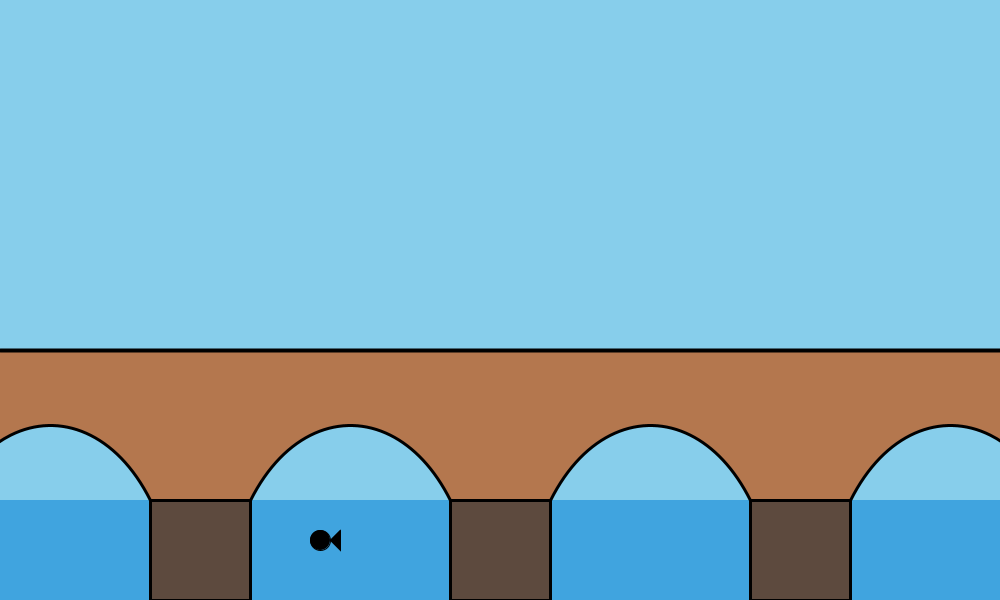
Frame 1 (no input)
Frame 60 (the mouse pressed at the canvas centre just before this capture): identical to frame 1, image omitted
Frame 120 (the mouse held since frame 60 and released just before this capture): identical to frame 1, image omitted

The Processing sketch that drew this single still picture (run headless with seeded random() and noise(); from frame 60 on, the mouse is pressed at the canvas centre):

// Processing sketch: kr27867_assignment1
// ── kr27867_assignment1.pde
//Kishan Ramachandran
//CS 324E
//Hw 1
//Jan29_2017
//Bridge

void setup(){
  size(1000,600);
}

void draw(){
  
  rectMode(CENTER);
  
  //Declare colors for image
  color bridgeBase = color(93,74,62);
  color bridgeSide = color(180,119,78);
  color sky = color(#87ceeb);
  color water = color(#40a4df);
  color fish = color(0);
  
  //Set background color to side of bridge as bridge side shape is hard to draw, so set the...
  //background as the bridge side and cover up that color with water and sky colors
  background(bridgeSide);
  
  //Draw rectangle to cover up bridge side color with sky above the bridge
  noStroke();
  fill(sky);
  rect(500,175,1000,350);
  
  //Draw rectangles to cover up bridge side color with water at bottom
  noStroke();
  fill(water);
  rect(50,550,199,100);
  rect(350,550,199,100);
  rect(650,550,199,100);
  rect(950,550,199,100);
  
  //Draw Bezier curves for arches of bridge, fill with sky color to have a horizon appear
  fill(sky);
  stroke(0);
  strokeWeight(3);
  bezier(150,500,100,400,0,400,-50,500);
  bezier(250,500,300,400,400,400,450,500);
  bezier(550,500,600,400,700,400,750,500);
  bezier(850,500,900,400,1000,400,1050,500);
  
  //At this point, all the water under the bridge should be colored in and the horizon should be visible
  
  //Draw base of bridge
  stroke(0);
  strokeWeight(3);
  fill(bridgeBase);
  rect(200,550,100,100); 
  rect(500,550,100,100);
  rect(800,550,100,100);
  
  //Complete bridge structure with thick line to separate sky from background
  //This will make the bridge side look filled in and not like a background
  strokeWeight(4);
  line(0,350,1000,350);
  
  //Added a fish at the request of a friend
  ellipseMode(CENTER);
  fill(fish);
  strokeWeight(1);
  ellipse(320,540,20,20);
  triangle(330,540,340,530,340,550);
}
